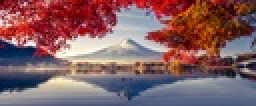
%> input picture Assignment5/Image.jpg, 128 x 53 px, shrunk from 1601 x 664 before the run (shown 2 times larger)
$ octave code.m   (GNU Octave 9; MATLAB toolbox functions it lacks are replaced by stand-ins)
%> lines starting %> are read from the running program, lines starting %| are printed output that depends on the picture
clear all; close all; clc;
% Read the image
a=imread('Image.jpg');
%> a is the input picture: size 53x128x3 uint8; mean R, G, B 131.7, 94.8, 98.7

% Convert to grayscale incase it is color
a = rgb2gray(a);
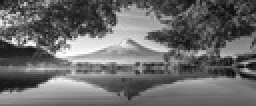
%> a: size 53x128 uint8 (shown 2 times larger); min 7, max 253, mean 106.3
b=size(a);
%> b = [53 128]
a=double(a);
%> a: size 53x128 double

% Loop for Getting the Histogram of the image
hist1 = zeros(1,256);
for i=1:b(1)
    for j=1:b(2)
        for k=0:255
            if a(i,j)==k
                hist1(k+1)=hist1(k+1)+1;
            end
        end
    end
end
%> after the loop, hist1 = 256 values, max 70 at index 52, min 0 at index 1, mean 26.5

%Generating PDF out of histogram by diving by total no. of pixels
pdf=(1/(b(1)*b(2)))*hist1;
%> pdf = 256 values, max 0.0103 at index 52, min 0 at index 1, mean 0.00391

%Generating CDF out of PDF
cdf = zeros(1,256);
cdf(1)=pdf(1);
for i=2:256

    cdf(i)=cdf(i-1)+pdf(i);
end
%> after the loop, cdf = 256 values from 0 to 1
cdf = round(255*cdf);
%> cdf = 256 values from 0 to 255

ep = zeros(b);
for i=1:b(1)                                        %loop tracing the rows of image
    for j=1:b(2)                                    %loop tracing thes columns of image
        t=(a(i,j)+1);                               %pixel values in image
        ep(i,j)=cdf(t);                             %Making the ouput image using cdf as the transformation function
    end
end
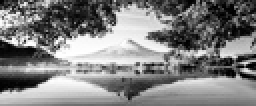
%> ep: size 53x128 double (shown 2 times larger); min 0, max 255, mean 128.2

% Loop for Getting the Histogram of the image
hist2 = zeros(1,256);
for i=1:b(1)
    for j=1:b(2)
        for k=0:255
            if ep(i,j)==k
                hist2(k+1)=hist2(k+1)+1;
            end
        end
    end
end
%> after the loop, hist2 = 256 values, max 70 at index 42, min 0 at index 10, mean 26.5

subplot(2,2,1); imshow(uint8(a)); title('Original Image');
subplot(2,2,3); imshow(uint8(ep)); title('Image after equalization');
subplot(2,2,2); bar(hist1); title('Original Histogram');
xlabel('Pixel values'); ylabel('Number of pixels');
subplot(2,2,4); bar(hist2); title('Histogram after equalization');
xlabel('Pixel values'); ylabel('Number of pixels');
%> after `ylabel('Number of pixels')`:
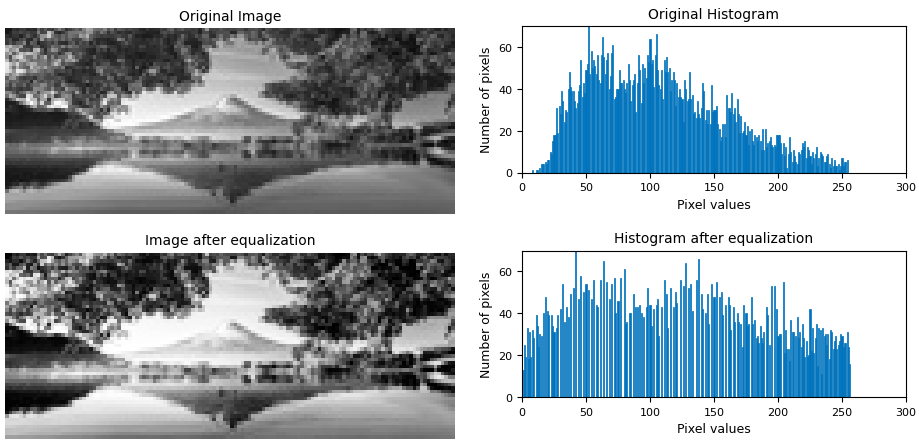
%> figure redrawn from the program's plot data, 4 panels
